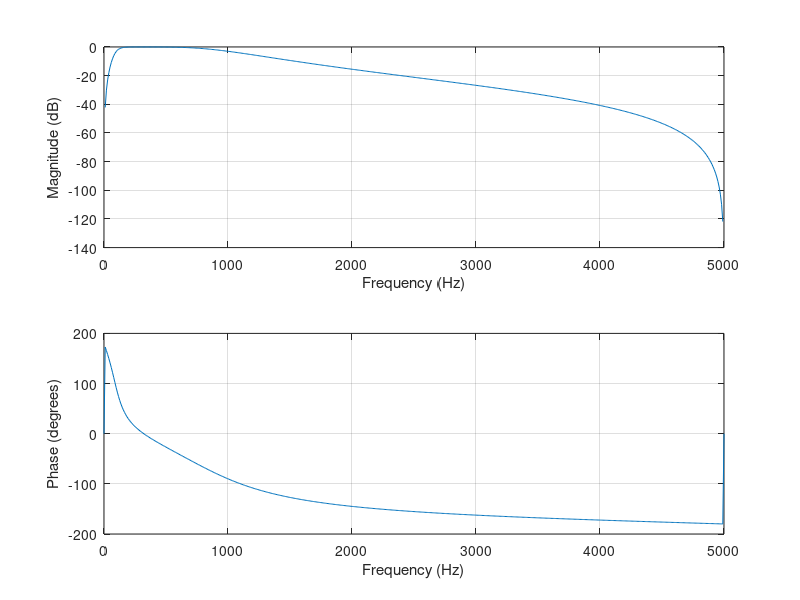

MATLAB code to generate this figure:
%   bandpass filter 100Hz -> 1000Hz

n = 2;                                      %order
freq_sample = 10000;                        %sample rate
freq_pass = [100, 1000];                    %passband
freq_norm = 2*freq_pass / freq_sample;      %normalized passband
[b,a] = butter(n, freq_norm, 'bandpass');   %buttterworth bandpass filter
freqz(b,a,512,freq_sample)                  %plot